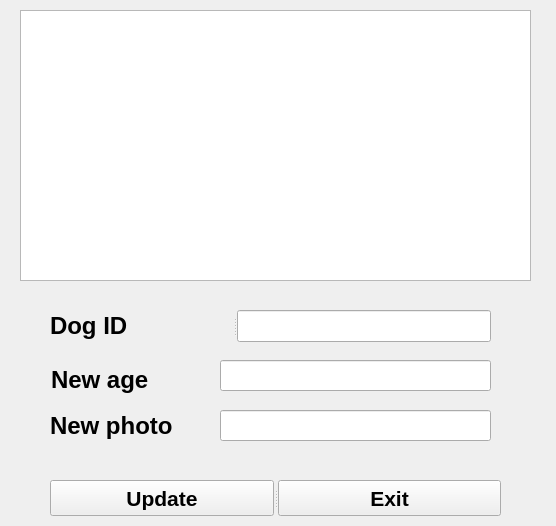
<?xml version="1.0" encoding="UTF-8"?>
<ui version="4.0">
 <class>UpdateWidget</class>
 <widget class="QWidget" name="UpdateWidget">
  <property name="geometry">
   <rect>
    <x>0</x>
    <y>0</y>
    <width>556</width>
    <height>526</height>
   </rect>
  </property>
  <property name="windowTitle">
   <string>Form</string>
  </property>
  <widget class="QListWidget" name="DogsList">
   <property name="geometry">
    <rect>
     <x>20</x>
     <y>10</y>
     <width>511</width>
     <height>271</height>
    </rect>
   </property>
   <property name="font">
    <font>
     <pointsize>16</pointsize>
     <bold>true</bold>
    </font>
   </property>
  </widget>
  <widget class="QSplitter" name="splitter">
   <property name="geometry">
    <rect>
     <x>50</x>
     <y>310</y>
     <width>441</width>
     <height>32</height>
    </rect>
   </property>
   <property name="orientation">
    <enum>Qt::Horizontal</enum>
   </property>
   <widget class="QLabel" name="label">
    <property name="font">
     <font>
      <pointsize>18</pointsize>
      <bold>true</bold>
     </font>
    </property>
    <property name="text">
     <string>Dog ID</string>
    </property>
   </widget>
   <widget class="QLineEdit" name="idLineEdit"/>
  </widget>
  <widget class="QSplitter" name="splitter_4">
   <property name="geometry">
    <rect>
     <x>50</x>
     <y>480</y>
     <width>451</width>
     <height>36</height>
    </rect>
   </property>
   <property name="orientation">
    <enum>Qt::Horizontal</enum>
   </property>
   <widget class="QPushButton" name="pushButton">
    <property name="font">
     <font>
      <pointsize>16</pointsize>
      <bold>true</bold>
     </font>
    </property>
    <property name="text">
     <string>Update</string>
    </property>
   </widget>
   <widget class="QPushButton" name="pushButton_2">
    <property name="font">
     <font>
      <pointsize>16</pointsize>
      <bold>true</bold>
     </font>
    </property>
    <property name="text">
     <string>Exit</string>
    </property>
   </widget>
  </widget>
  <widget class="QLabel" name="label_3">
   <property name="geometry">
    <rect>
     <x>50</x>
     <y>410</y>
     <width>126</width>
     <height>32</height>
    </rect>
   </property>
   <property name="font">
    <font>
     <pointsize>18</pointsize>
     <bold>true</bold>
    </font>
   </property>
   <property name="text">
    <string>New photo</string>
   </property>
  </widget>
  <widget class="QLineEdit" name="newphotoLineEdit">
   <property name="enabled">
    <bool>true</bool>
   </property>
   <property name="geometry">
    <rect>
     <x>220</x>
     <y>410</y>
     <width>271</width>
     <height>31</height>
    </rect>
   </property>
   <property name="maximumSize">
    <size>
     <width>16777215</width>
     <height>16777215</height>
    </size>
   </property>
  </widget>
  <widget class="QLabel" name="label_2">
   <property name="geometry">
    <rect>
     <x>51</x>
     <y>364</y>
     <width>99</width>
     <height>32</height>
    </rect>
   </property>
   <property name="font">
    <font>
     <pointsize>18</pointsize>
     <bold>true</bold>
    </font>
   </property>
   <property name="text">
    <string>New age</string>
   </property>
  </widget>
  <widget class="QLineEdit" name="newageLineEdit">
   <property name="geometry">
    <rect>
     <x>220</x>
     <y>360</y>
     <width>271</width>
     <height>31</height>
    </rect>
   </property>
  </widget>
 </widget>
 <resources/>
 <connections/>
</ui>
